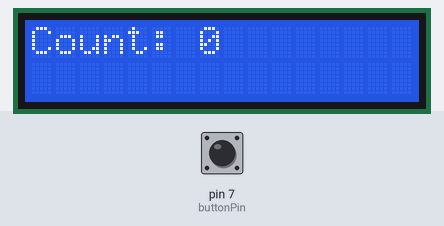
A sketch run on a simulated Arduino Uno, built with avr-gcc and run on an emulated ATmega328P. Parts: 16×2 character LCD. The test bench sets the inputs (shaded band); at power-on: pin 7 (buttonPin) LOW.

Above: at 1.2 s.
1.3 s: pin 7 (buttonPin) pulled HIGH for 0.15 s
At 1.6 s:
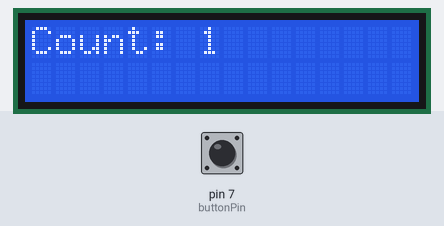
2.9 s: pin 7 (buttonPin) pulled HIGH for 1 s
At 4.0 s:
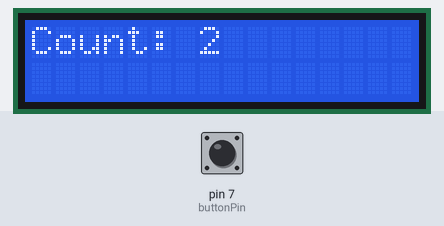
5.4 s: pin 7 (buttonPin) pulled HIGH for 0.15 s
At 5.9 s:
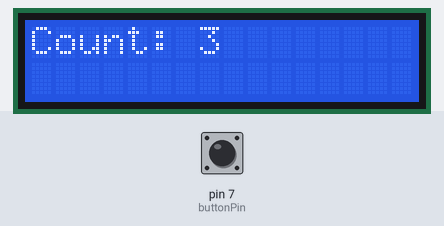
7.0 s: pin 7 (buttonPin) pulled HIGH for 1 s
At 8.3 s:
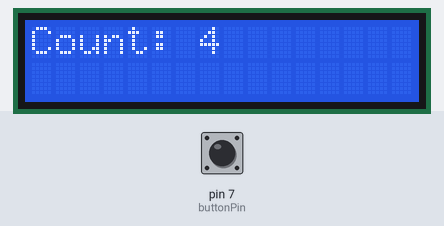
Timing chart, 0 to 10.0 s (numbered marks = the images above; inputs shaded):
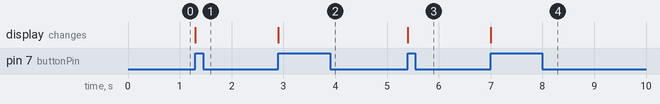

The sketch:

task_1_push_button_counter1.ino
```cpp
#include <LiquidCrystal.h>
LiquidCrystal lcd(12, 11, 5, 4, 3, 2);

const int buttonPin = 7;
int counter = 0;
bool lastButtonState = LOW;

void setup() {
  pinMode(buttonPin, INPUT);
  lcd.begin(16, 2);
  lcd.print("Count: ");
  lcd.setCursor(7, 0);
  lcd.print(counter);
}

void loop() {
  bool currentState = digitalRead(buttonPin);
  if (currentState == HIGH && lastButtonState == LOW) {
    counter++;
    lcd.setCursor(7, 0);
    lcd.print("    ");
    lcd.setCursor(7, 0);
    lcd.print(counter);
    delay(200);
  }
  lastButtonState = currentState;
}
```

Measured:
- after the input at 1.3 s, the display: changes at once (image 1)
- after the input at 2.9 s, the display: changes at once (image 2)
- after the input at 5.4 s, the display: changes at once (image 3)
- after the input at 7.0 s, the display: changes at once (image 4)
